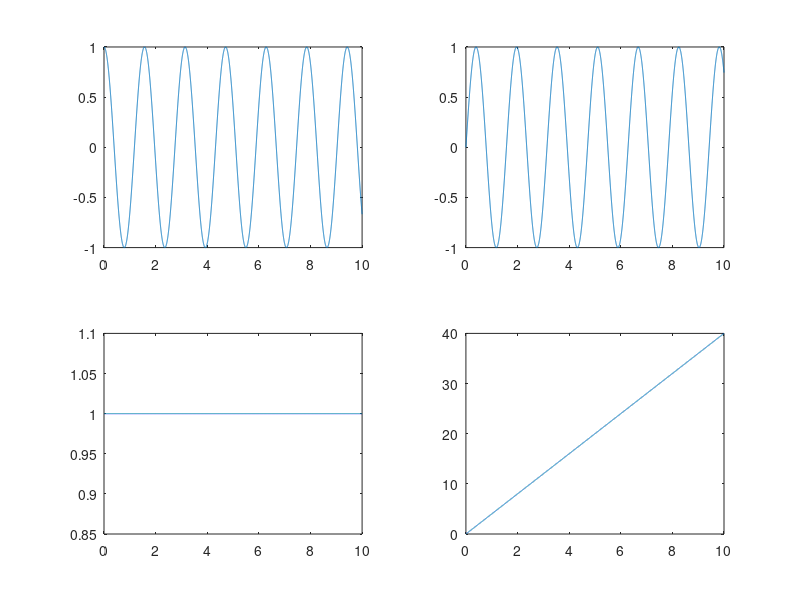

Reproduce this figure in MATLAB.
%%lab 1.2.6
format compact
close all;
clear;
clc;

t=0:0.001:10;
rex=cos(4*t);
imx=sin(4*t);
mx=sqrt(rex.^2+imx.^2);
fx=4*t;

subplot(2,2,1);
plot(t,rex);

subplot(2,2,2);
plot(t,imx);

subplot(2,2,3);
plot(t,mx);

subplot(2,2,4);
plot(t,fx);